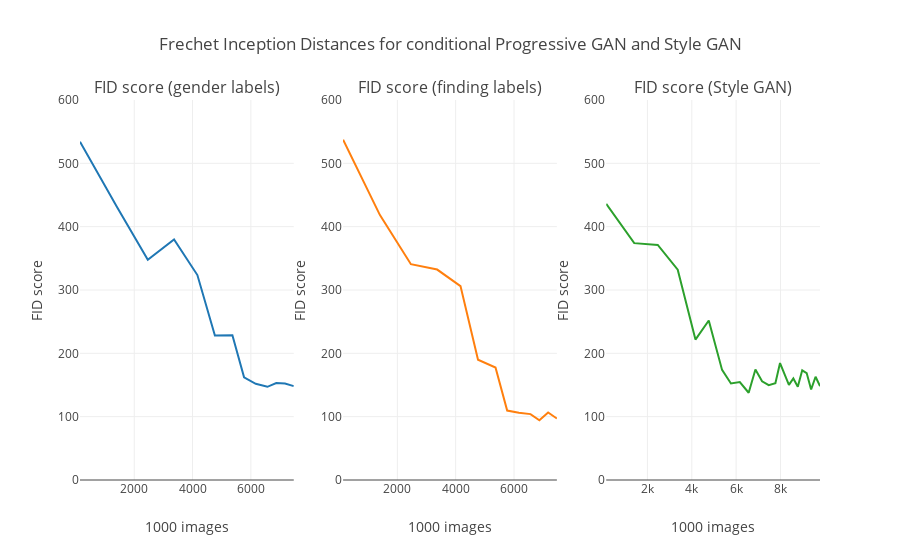

The notebook cell saved with this chart:
### Code cell
fig = tools.make_subplots(rows=1, cols=3, subplot_titles=('FID score (gender labels)', 'FID score (finding labels)', 'FID score (Style GAN)'))
fig.append_trace(kimg_v_scores1, 1, 1)
fig.append_trace(kimg_v_scores2, 1, 2)
fig.append_trace(kimg_v_scores3, 1, 3)

fig['layout']['xaxis1'].update(title='1000 images')
fig['layout']['xaxis2'].update(title='1000 images')
fig['layout']['xaxis3'].update(title='1000 images')


fig['layout']['yaxis1'].update(title='FID score')
fig['layout']['yaxis1'].update(range=[0,600])
fig['layout']['yaxis2'].update(title='FID score')
fig['layout']['yaxis2'].update(range=[0,600])
fig['layout']['yaxis3'].update(title='FID score')
fig['layout']['yaxis3'].update(range=[0,600],showline=False)

fig['layout'].update(title='Frechet Inception Distances for conditional Progressive GAN and Style GAN')
fig['layout'].update(showlegend=False)

iplot(fig)

### Figure 1 — Plotly figure (JSON) as saved in the notebook; plotly's stock layout.template omitted (floating-point values rounded to 4 significant figures)
{"data": [{"mode": "lines", "type": "scatter", "uid": "bb3eb1d7-b471-4118-bdc9-012f042173cc", "x": [140.3, 1403.0, 2465, 3366.0, 4166.0, 4766.0, 5366.0, 5766.0, 6166.0, 6566.0, 6870.0, 7170.0, 7471.0, 7771.0, 7980.0, 8181.0, 8381.0, 8581.0, 8782.0, 8982, 9182.0, 9383.0, 9583, 9783.0, 9984.0], "xaxis": "x", "y": [534.0, 431.3, 347.8, 379.7, 323.6, 228.3, 228.6, 162.1, 152.0, 147.1, 153.0, 152.4, 148.2], "yaxis": "y"}, {"mode": "lines", "type": "scatter", "uid": "7523b9ad-78ff-4c1e-8333-75cef64c0205", "x": [140.3, 1403.0, 2465, 3366.0, 4166.0, 4766.0, 5366.0, 5766.0, 6166.0, 6566.0, 6870.0, 7170.0, 7471.0, 7771.0, 7980.0, 8181.0, 8381.0, 8581.0, 8782.0, 8982, 9182.0, 9383.0, 9583, 9783.0, 9984.0], "xaxis": "x2", "y": [537.3, 418.2, 340.8, 332.3, 306.2, 189.9, 177.6, 109.7, 106.3, 104.0, 94.38, 106.7, 97.08], "yaxis": "y2"}, {"mode": "lines", "type": "scatter", "uid": "efb49e23-dc3a-4a06-bd7d-48b216bbab1c", "x": [140.3, 1403.0, 2465, 3366.0, 4166.0, 4766.0, 5366.0, 5766.0, 6166.0, 6566.0, 6870.0, 7170.0, 7471.0, 7771.0, 7980.0, 8181.0, 8381.0, 8581.0, 8782.0, 8982, 9182.0, 9383.0, 9583, 9783.0, 9984.0], "xaxis": "x3", "y": [436.2, 374.0, 371.2, 332.1, 221.7, 251.8, 173.9, 152.4, 154.7, 137.7, 174.5, 155.9, 149.8, 152.8, 184.7, 167.9, 150.2, 160.3, 147.4, 173.2, 168.9, 142.9, 163.1, 148.2], "yaxis": "y3"}], "layout": {"annotations": [{"font": {"size": 16}, "showarrow": false, "text": "FID score (gender labels)", "x": 0.1444, "xanchor": "center", "xref": "paper", "y": 1, "yanchor": "bottom", "yref": "paper"}, {"font": {"size": 16}, "showarrow": false, "text": "FID score (finding labels)", "x": 0.5, "xanchor": "center", "xref": "paper", "y": 1, "yanchor": "bottom", "yref": "paper"}, {"font": {"size": 16}, "showarrow": false, "text": "FID score (Style GAN)", "x": 0.8556, "xanchor": "center", "xref": "paper", "y": 1, "yanchor": "bottom", "yref": "paper"}], "showlegend": false, "title": {"text": "Frechet Inception Distances for conditional Progressive GAN and Style GAN"}, "xaxis": {"anchor": "y", "domain": [0, 0.2889], "title": {"text": "1000 images"}}, "xaxis2": {"anchor": "y2", "domain": [0.3556, 0.6444], "title": {"text": "1000 images"}}, "xaxis3": {"anchor": "y3", "domain": [0.7111, 1], "title": {"text": "1000 images"}}, "yaxis": {"anchor": "x", "domain": [0, 1], "range": [0, 600], "title": {"text": "FID score"}}, "yaxis2": {"anchor": "x2", "domain": [0, 1], "range": [0, 600], "title": {"text": "FID score"}}, "yaxis3": {"anchor": "x3", "domain": [0, 1], "range": [0, 600], "showline": false, "title": {"text": "FID score"}}}}
